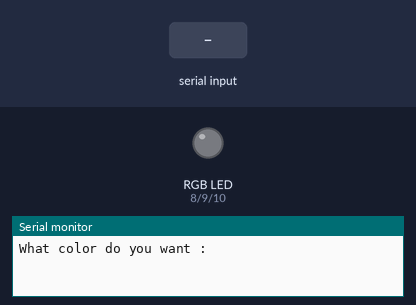
The sketch below on a simulated Arduino Uno, built with avr-gcc and run on an emulated ATmega328P. Shown: an RGB LED mixed from three pins (HIGH = lit), the last lines printed to the serial monitor. The inputs (shaded band) are chosen by the test bench. Dim RGB values are drawn brighter than linear.

Above: at 1.2 s.
1.3 s: "1\n" received over Serial
At 2.1 s:
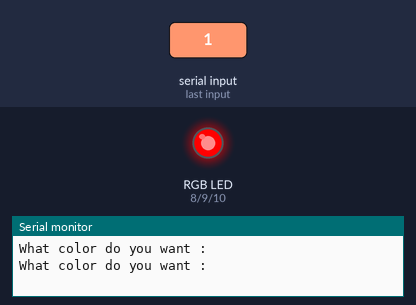
3.8 s: "2\n" received over Serial
At 4.1 s:
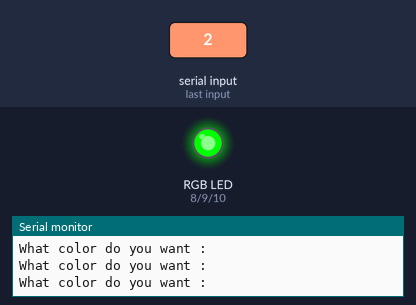
6.3 s: "3\n" received over Serial
At 7.1 s:
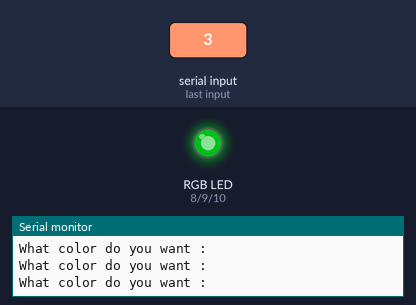
8.8 s: "2\n" received over Serial
At 9.1 s:
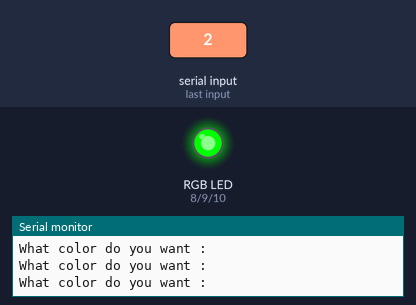
Timing chart, 0 to 11.8 s (numbered marks = the images above; inputs shaded):
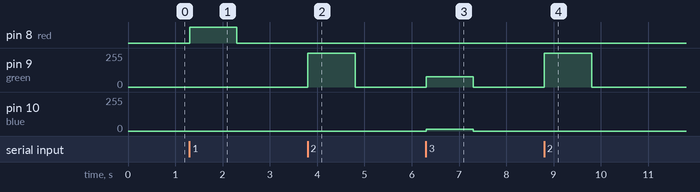

Measured:
- after the input at 1.3 s, pin 8 (red): LOW → HIGH at once, → LOW 1.0 s later
- after the input at 3.8 s, pin 9 (green): 0/255 → 255/255 at once, → 0/255 1.0 s later
- after the input at 6.3 s, pin 9 (green): 0/255 → 78/255 at once, → 0/255 1.0 s later; pin 10 (blue): 0/255 → 12/255 at once, → 0/255 1.0 s later
- after the input at 8.8 s, pin 9 (green): 0/255 → 255/255 at once, → 0/255 1.0 s later

The sketch:

sketch_oct08a.ino
```cpp
int red = 8;
int green = 9;
int blue = 10;
String color;
int c;

String msg = "What color do you want : ";

void setup() {
Serial.begin(9600);
pinMode(red , OUTPUT);
pinMode(green , OUTPUT);
pinMode(blue , OUTPUT);
}

void loop() {
Serial.println(msg);
while(Serial.available() == 0 ){

}
c = Serial.parseInt();


if(c == 1){
  digitalWrite(red , HIGH);
  digitalWrite(green , LOW);
  digitalWrite(blue , LOW);

}

if(c == 2){
  digitalWrite(red , LOW);
  digitalWrite(green , HIGH);
  digitalWrite(blue , LOW);

}
if(c == 3){
  analogWrite(red , 56);
  analogWrite(green ,78 );
  analogWrite(blue , 12);

}

if(c == 0){
  digitalWrite(red , LOW);
  digitalWrite(green , LOW);
  digitalWrite(blue , LOW);

}

}
```
